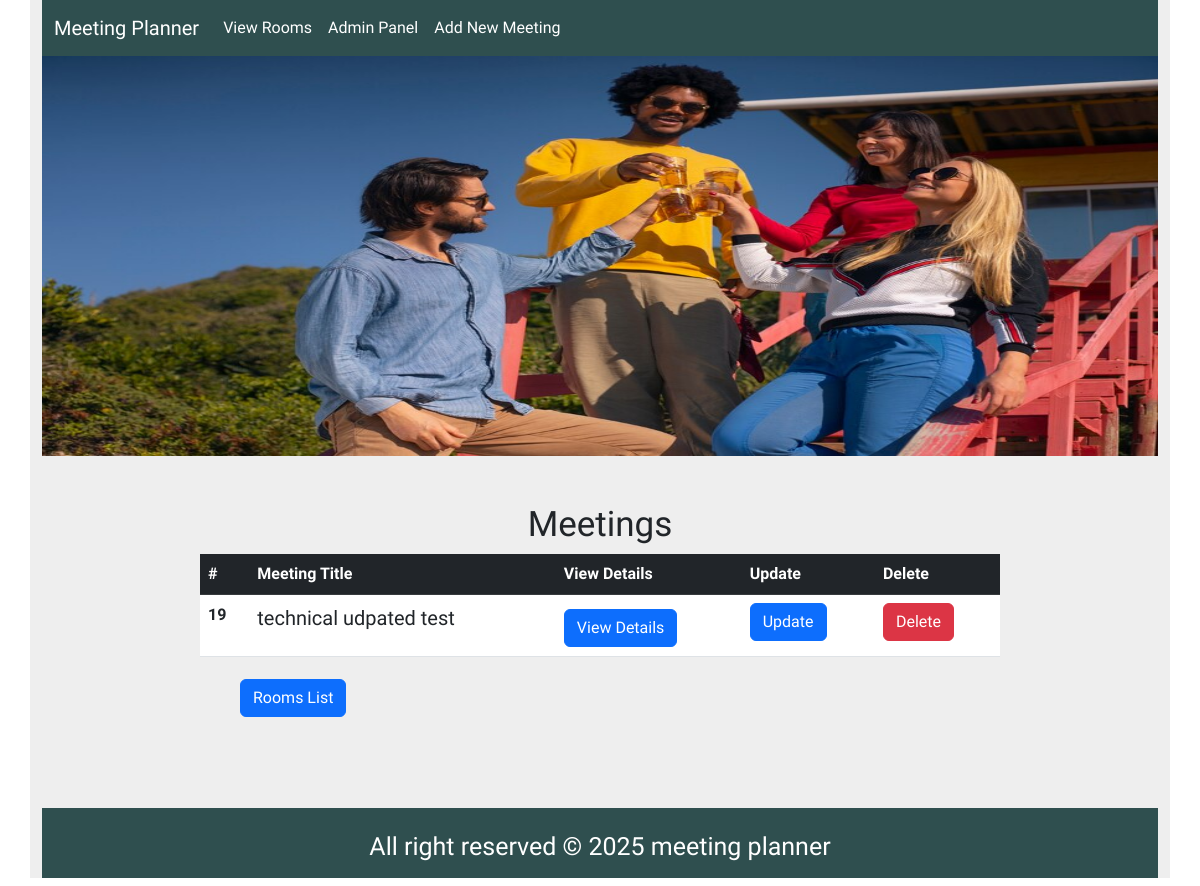
The page /welcome.html on the database as committed earlier.
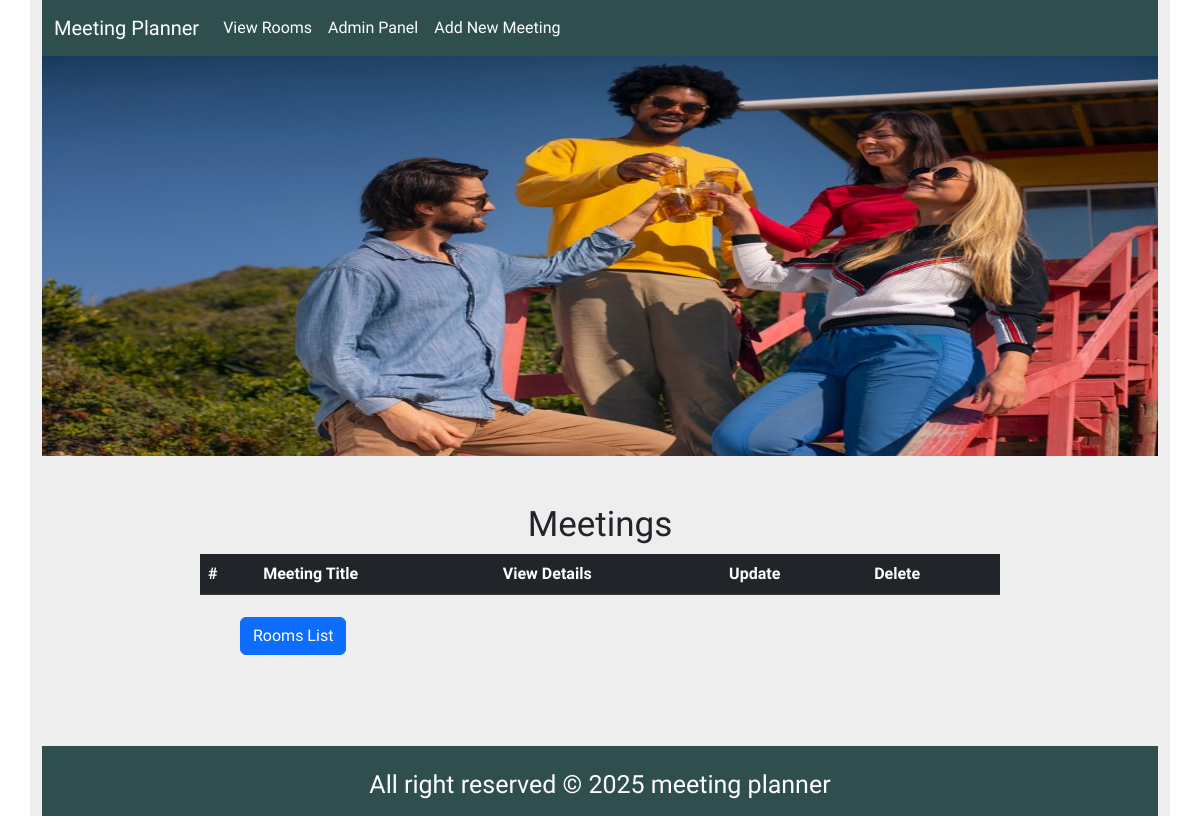
The same page on the database as committed later.
### meetings/models.py (models this page shows, shortened)
class Meeting(models.Model):
    title = models.CharField(max_length=200)
    date = models.DateField()
    start_time = models.TimeField(default=time(9))
    duration = models.IntegerField(default=1)
    room=models.ForeignKey(Room, on_delete=models.CASCADE)

### website/views.py (the view)
# urls.py: path('welcome.html',welcome, name="welcome"),
def welcome(request):
    return render(request, "website/welcome.html",{"meetings": Meeting.objects.all()})

### website/templates/website/welcome.html
{% extends 'base.html' %}

### website/templates/base.html (shortened to what this page needs)
{% load static %}
<!DOCTYPE html>
<html lang="en">
<head>
    <link rel="stylesheet" href="{% static 'style.css' %}">
    {% block bootstrap-link %}
    <link rel="stylesheet" href="https://cdn.jsdelivr.net/npm/bootstrap@5.3.0-alpha1/dist/css/bootstrap.min.css">
    {% endblock bootstrap-link %}
</head>
<body>
 <div class="container">
    <nav class="navbar navbar-expand-lg navbar-light bg-light" style="background-color:darkslategrey !important;">
        <div class="container-fluid">
          <a     class="navbar-brand" href="{% url 'welcome' %}">Meeting Planner</a>
          <div class="collapse navbar-collapse" id="navbarNavDropdown">
            <ul class="navbar-nav">
              <li class="nav-item">
                <li><a class="nav-link active" aria-current="page" href="{% url 'rooms' %}">View Rooms</a></li>
              </li>
              <li class="nav-item">
                <li><a  class="nav-link" href="{% url 'admin:index' %}">Admin Panel</a></li>
              </li>
              <li class="nav-item">
                <li><a class="nav-link" href="{% url 'new' %}" id="contact-align">Add New Meeting</a></li>
              </li>
            </ul>
          </div>
        </div>
      </nav>
      {% block container-content %}
        <img src="{% static 'meeting-crew.jpg' %}" alt="" style="width:100%; height:400px;">
    <div class="content">
        <br><br>
        <h2 style="text-align:center; font-size:35px;">Meetings</h2>
        <table class="table">
            <thead class="table-dark">
              <tr>
                <th scope="col">#</th>
                <th scope="col">Meeting Title</th>
                <th scope="col">View Details</th>
                <th scope="col">Update</th>
                <th scope="col">Delete</th>
              </tr>
            </thead>
            <tbody>
             {% for meeting in meetings %}
              <tr>
                <th scope="row">{{meeting.id}}</th>
                <td class="meeting-table-text">{{meeting.title}}</td>
                <td><a href="{% url 'detail' meeting.id %}" style="font-size:30px;"><button class="btn btn-primary">View Details</button></a></td>
                <td><a href="{% url 'edit' meeting.id %}"><button class="btn btn-primary">Update</button></a></td>
                <td>
                    <form action="{% url 'delete' meeting.id %}" method="POST" style="display:inline;">
                    <button class="btn btn-danger" onclick="return confirm('Are you sure you want to delete this meeting?');">Delete</button></td>
              </tr>
              {% endfor %}
            </tbody>
          </table>
    <a  class="room-list" href="{% url 'rooms' %}"><button class="btn btn-primary">Rooms List </button></a>
    </div>
    <div class="footer">
        <div class="footer-text">All right reserved &copy; 2025 meeting planner</div>
    </div>
 </div>
 {% endblock container-content %}
</body>
</html>

Rows that differ between the two databases and show on the page:
removed Meeting: id "19", title "technical udpated test"
